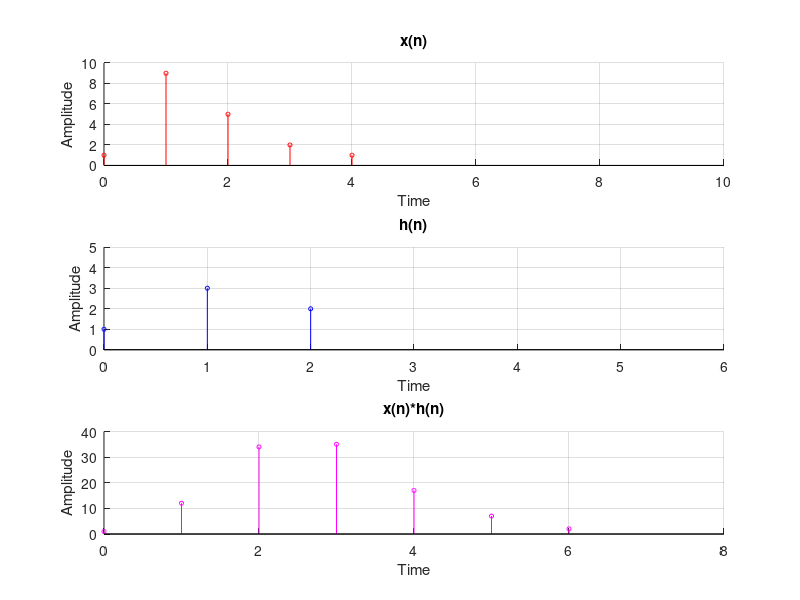

This figure's MATLAB source:
% Name: Priyadarshan Ghosh
% Roll no.: 72
clc;
clf;
x = [1 9 5 2 1]
h = [1 3 2]
c = conv(x, h)
l = 0:length(x)-1;
m = 0:length(h)-1;
n = 0:(length(x)+length(h)-2);
%x(n)
subplot(3,1,1);
stem(l,x,'ro','MarkerSize',3)
title ('x(n)');
xlabel('Time');
ylabel('Amplitude');
axis([0, 10, 0, 10]);
grid on;
box off;
%h(n)
subplot(3,1,2);
stem(m,h,'bo','MarkerSize',3)
title ('h(n)');
xlabel('Time');
ylabel('Amplitude');
axis([0, 6, 0, 5]);
grid on;
box off;
%x(n)*h(n)
subplot(3,1,3);
stem(n,c,'mo','MarkerSize',3)
title ('x(n)*h(n)');
xlabel('Time');
ylabel('Amplitude');
axis([0, 8, 0, 40]);
grid on;
box off;
